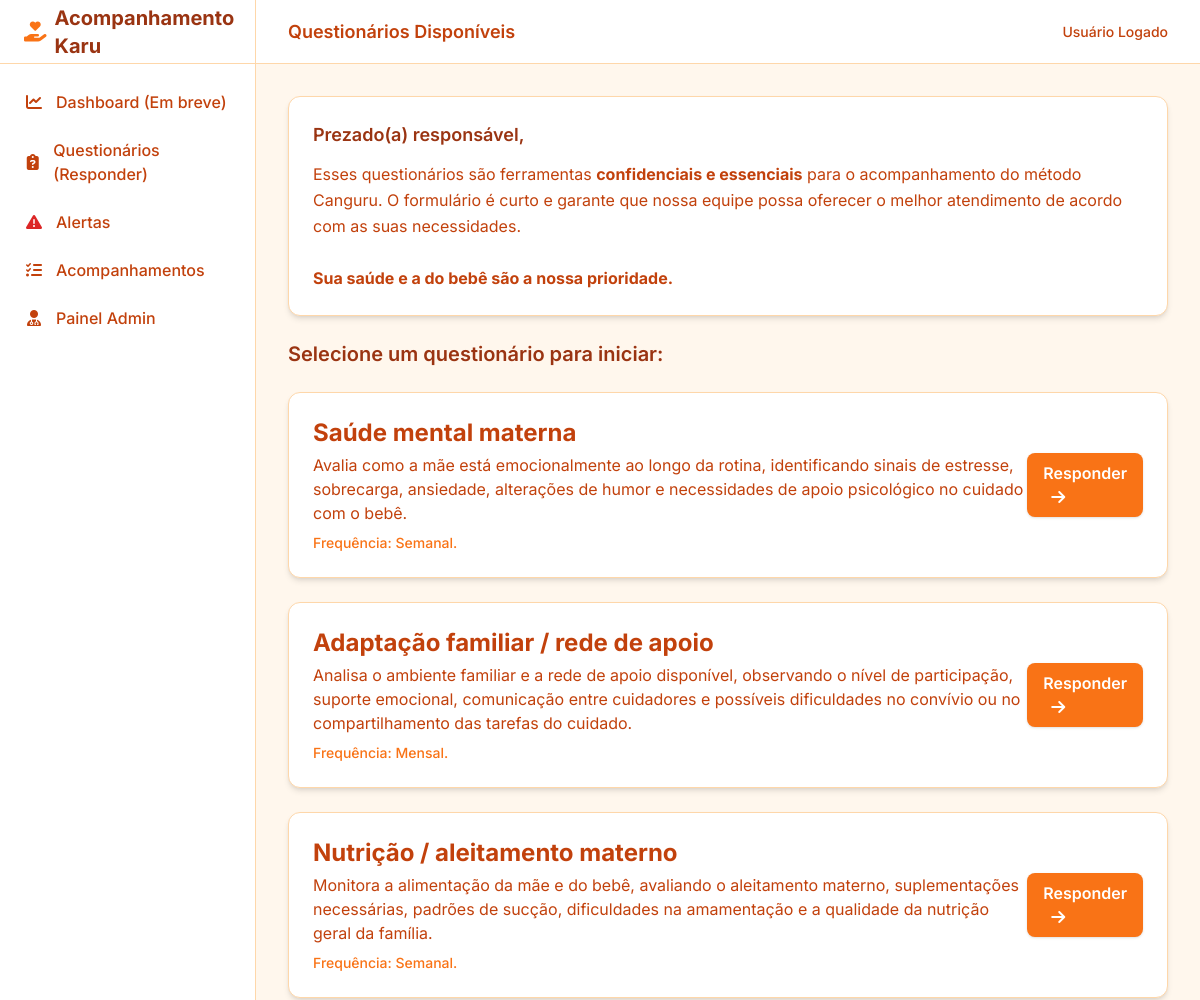
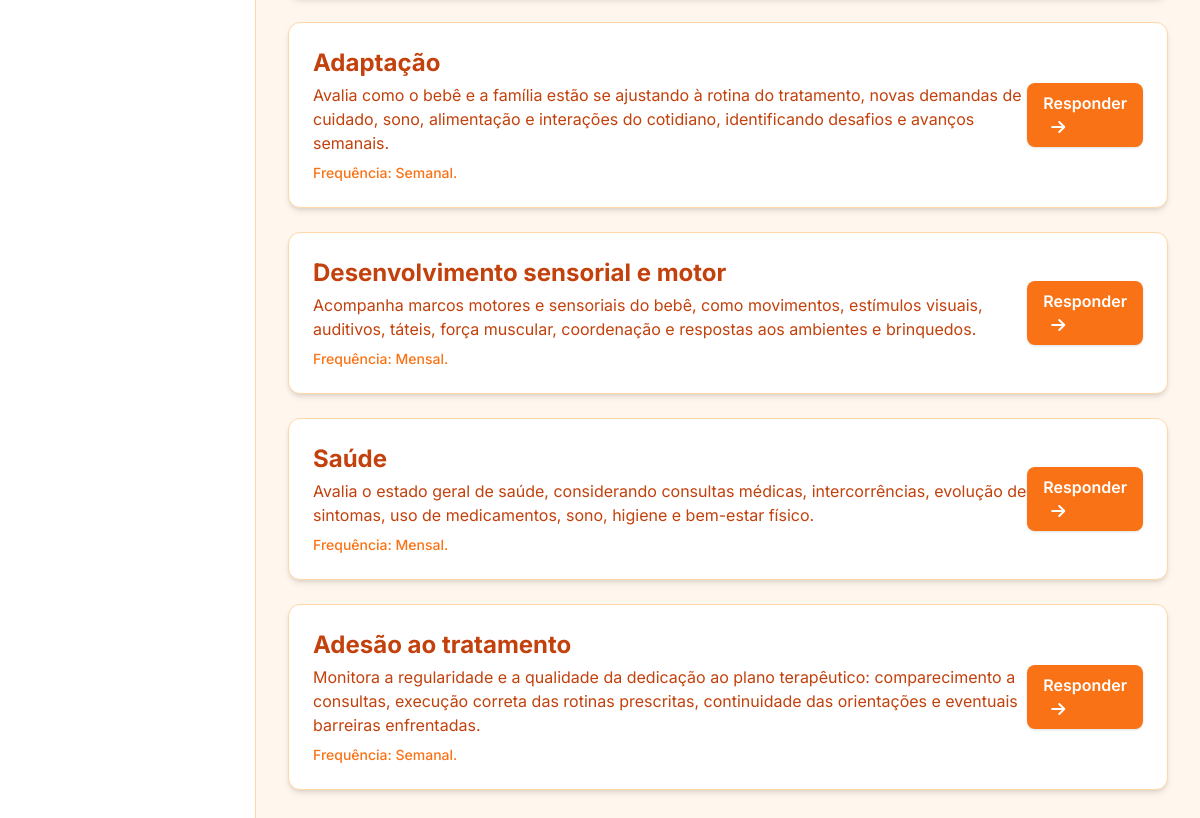
Screenshot of /questionario_lista/ with the database file from the repository (2 pictures, top to bottom).
### questionarios/models.py (models this page shows, shortened)
class QuestionCategory(models.Model):
    name = models.CharField(max_length=255)
    description = models.CharField(max_length=255, blank=True)
    frequency = models.CharField(max_length=50)  # semanal, mensal, etc

### questionarios/views.py (the view)
# urls.py: path('questionario_lista/', views.questionario_lista, name='questionario_lista'),
def questionario_lista(request):
    questionarios = QuestionCategory.objects.all()
    return render(request, 'questionario_lista.html', {
        'questionarios': questionarios
    })

### templates/questionario_lista.html (shortened to what this page needs)
{% extends "base.html" %}
{% block header_title %}
Questionários Disponíveis
{% endblock %}
{% block content %}
<div class="space-y-6">
    <div class="bg-white p-6 rounded-xl shadow-md border border-brand-100">
        <h3 class="text-lg font-semibold text-brand-900 mb-3 ">Prezado(a) responsável,</h3>
        <p class="text-brand-700 leading-relaxed ">
            Esses questionários são ferramentas <strong>confidenciais e essenciais</strong>  para o
            acompanhamento do método Canguru. O formulário é curto e garante que nossa equipe possa
            oferecer o melhor atendimento de acordo com as suas necessidades.
            <br><br>
            <strong>Sua saúde e a do bebê são a nossa prioridade.</strong>
        </p>
    </div>
    <h3 class="text-xl font-semibold text-brand-900">Selecione um questionário para iniciar:</h3>
    {% for q in questionarios %}
    <div class="bg-white p-6 rounded-xl shadow-md border border-brand-100 flex justify-between items-center transition-transform hover:shadow-lg hover:scale-[1.005]">
        <div>
            <h4 class="text-2xl font-bold text-brand-800">{{ q.name }}</h4>
            <p class="text-brand-800 mt-1">{{ q.description|default:"Nenhuma descrição disponível." }}</p>
            <span class="text-sm text-brand-600 font-medium mt-2 block">
                Frequência: {{ q.frequency }}.
            </span>
        </div>
        <a href="{% url 'questionario_responder' q.pk %}"
           class="bg-brand-600 text-white font-semibold py-2 px-4 rounded-lg shadow hover:bg-brand-800 transition">
            Responder <i class="fa-solid fa-arrow-right ml-2"></i>
        </a>
    </div>
    {% empty %}
    <div class="bg-white p-6 rounded-xl shadow border border-brand-100 text-center">
        <p class="text-lg text-brand-800">Nenhum questionário ativo no momento.</p>
    </div>
    {% endfor %}
</div>
{% endblock content %}

### templates/base.html (shortened to what this page needs)
{% load static %}
<!DOCTYPE html>
<html lang="pt-br">
<head>
<script src="https://cdn.tailwindcss.com?plugins=line-clamp"></script>
    <link rel="stylesheet" href="https://cdnjs.cloudflare.com/ajax/libs/font-awesome/6.4.0/css/all.min.css">
</head>
<body class="bg-brand-50 font-sans text-brand-800 antialiased">
    <div class="min-h-screen flex flex-col md:flex-row">
        <aside id="sidebar" class="w-full md:w-64 bg-white border-r border-brand-100 flex-shrink-0 hidden md:flex flex-col">
            <div class="h-16 flex items-center px-6 border-b border-brand-100">
                <a href="/" class="flex items-center gap-2 text-brand-900 font-bold text-xl">
                    <i class="fa-solid fa-hand-holding-heart text-brand-600"></i>
                    <span>Acompanhamento Karu</span>
                </a>
            </div>
            <nav class="flex-1 overflow-y-auto py-4">
                <ul class="space-y-1 px-3">
                    <li>
                        <a href="{% url 'dashboard_gestao' %}"
                           class="flex items-center gap-3 px-3 py-2.5 text-brand-800 hover:bg-brand-100 hover:text-brand-900 rounded-lg font-medium transition-colors">
                            <i class="fa-solid fa-chart-line w-5 text-center"></i>
                            <span>Dashboard (Em breve)</span>
                        </a>
                    </li>
                    <li>
                        <a href="{% url 'questionario_lista' %}"
                           class="flex items-center gap-3 px-3 py-2.5 text-brand-800 hover:bg-brand-100 hover:text-brand-900 rounded-lg font-medium transition-colors">
                            <i class="fa-solid fa-clipboard-question w-5 text-center"></i>
                            <span>Questionários (Responder)</span>
                        </a>
                    </li>
                    <li>
                        <a href="{% url 'listar_alertas' %}"
                           class="flex items-center gap-3 px-3 py-2.5 text-brand-800 hover:bg-brand-100 hover:text-brand-900 rounded-lg font-medium transition-colors">
                            <i class="fa-solid fa-triangle-exclamation w-5 text-center text-red-600"></i>
                            <span>Alertas</span>
                        </a>
                    </li>
                    <li>
                        <a href="{% url 'acompanhamentos' %}"
                           class="flex items-center gap-3 px-3 py-2.5 text-brand-800 hover:bg-brand-100 hover:text-brand-900 rounded-lg font-medium transition-colors">
                            <i class="fa-solid fa-list-check w-5 text-center"></i>
                            <span>Acompanhamentos</span>
                        </a>
                    </li>
                    <li>
                        <a href="{% url 'admin:index' %}"
                           class="flex items-center gap-3 px-3 py-2.5 text-brand-800 hover:bg-brand-100 hover:text-brand-900 rounded-lg font-medium transition-colors">
                            <i class="fa-solid fa-user-doctor w-5 text-center"></i>
                            <span>Painel Admin</span>
                        </a>
                    </li>
                </ul>
            </nav>
        </aside>
        <div class="flex-1 flex flex-col h-screen overflow-hidden">
            <header class="hidden md:flex bg-white h-16 border-b border-brand-100 items-center justify-between px-8 flex-shrink-0">
                <h2 class="text-lg font-semibold text-brand-800">
                    {% block header_title %}Página{% endblock %}
                </h2>
                <div class="flex items-center gap-4">
                    <div class="flex items-center gap-2">
                        <span class="text-sm font-medium text-brand-800">Usuário Logado</span>
                    </div>
                </div>
            </header>
            <main class="flex-1 overflow-x-hidden overflow-y-auto bg-brand-50 p-6 md:p-8">
                {% block content %}{% endblock %}
            </main>
        </div>
    </div>
</body>
</html>

### rows the page displays
QuestionCategory: name "Saúde mental materna", description "Avalia como a mãe está emocionalmente ao longo da rotina, identificando sinais de estresse, sobrecarga, ansiedade, alterações de humor e necessidades de apoio psicológico no cuidado com o bebê.", frequency "Semanal"
QuestionCategory: name "Adaptação familiar / rede de apoio", description "Analisa o ambiente familiar e a rede de apoio disponível, observando o nível de participação, suporte emocional, comunicação entre cuidadores e possíveis dificuldades no convívio ou no compartilhamento das tarefas do cuidado.", frequency "Mensal"
QuestionCategory: name "Nutrição / aleitamento materno", description "Monitora a alimentação da mãe e do bebê, avaliando o aleitamento materno, suplementações necessárias, padrões de sucção, dificuldades na amamentação e a qualidade da nutrição geral da família.", frequency "Semanal"
QuestionCategory: name "Adaptação", description "Avalia como o bebê e a família estão se ajustando à rotina do tratamento, novas demandas de cuidado, sono, alimentação e interações do cotidiano, identificando desafios e avanços semanais.", frequency "Semanal"
QuestionCategory: name "Desenvolvimento sensorial e motor", description "Acompanha marcos motores e sensoriais do bebê, como movimentos, estímulos visuais, auditivos, táteis, força muscular, coordenação e respostas aos ambientes e brinquedos.", frequency "Mensal"
QuestionCategory: name "Saúde", description "Avalia o estado geral de saúde, considerando consultas médicas, intercorrências, evolução de sintomas, uso de medicamentos, sono, higiene e bem-estar físico.", frequency "Mensal"
QuestionCategory: name "Adesão ao tratamento", description "Monitora a regularidade e a qualidade da dedicação ao plano terapêutico: comparecimento a consultas, execução correta das rotinas prescritas, continuidade das orientações e eventuais barreiras enfrentadas.", frequency "Semanal"
